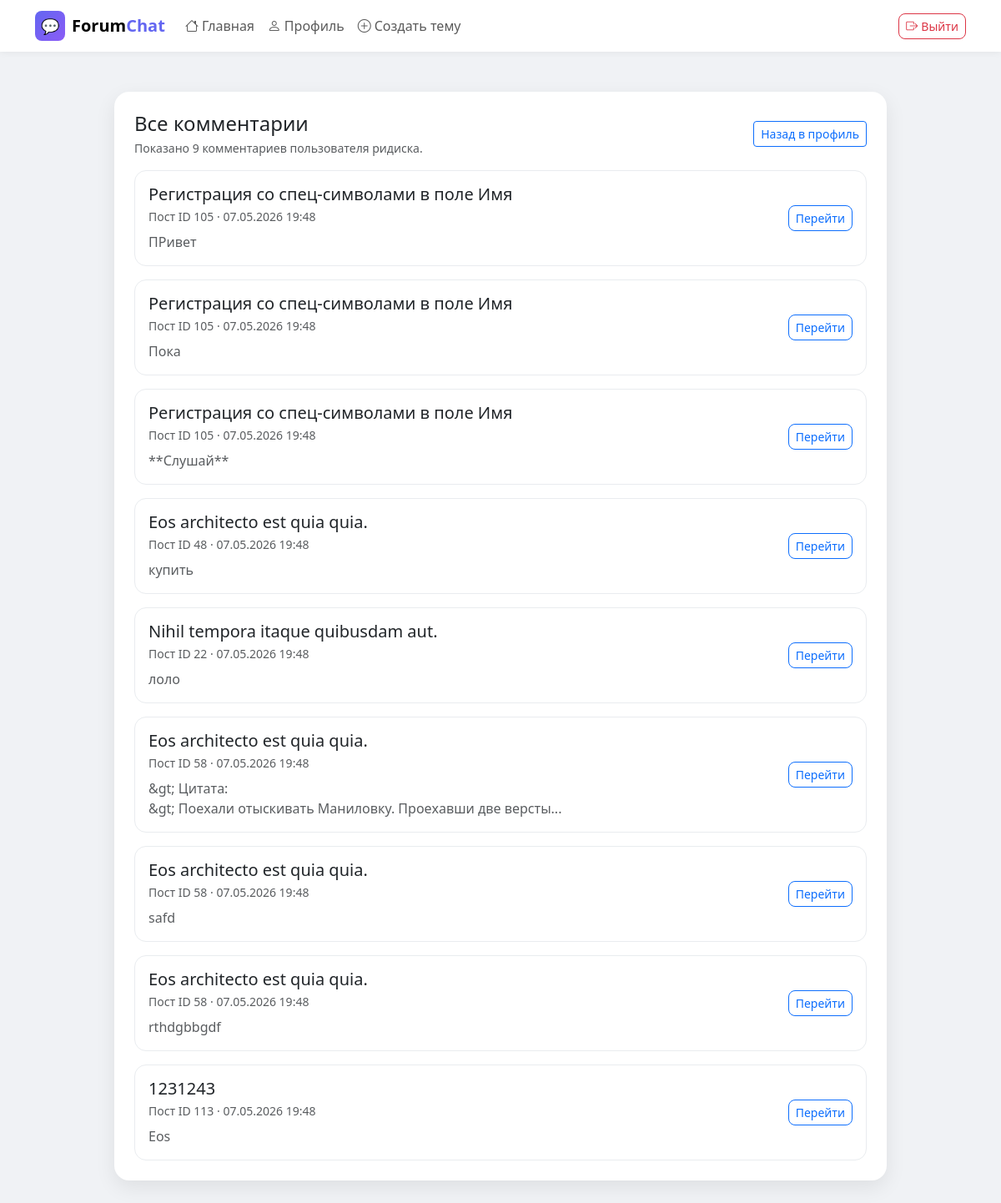
Page /home/profile_comments.php (signed in) on the committed database.
### tables this page shows
CREATE TABLE `users` (
  `id` bigint(20) NOT NULL,
  `username` varchar(50) NOT NULL,
  `avatar_url` varchar(500) DEFAULT NULL,
  `user_role` enum('user','moderator','admin') DEFAULT 'user',
  `email` varchar(100) DEFAULT NULL,
  `password_hash` varchar(255) NOT NULL,
  `status` enum('active','blocked') DEFAULT 'active',
  `failed_attempts` int(11) DEFAULT '0',
  `locked_until` datetime DEFAULT NULL,
  `created_at` timestamp NULL DEFAULT CURRENT_TIMESTAMP,
  `updated_at` timestamp NULL DEFAULT CURRENT_TIMESTAMP ON UPDATE CURRENT_TIMESTAMP,
  `last_failed_at` datetime DEFAULT NULL,
  `two_factor_secret` varchar(64) DEFAULT NULL,
  `two_factor_enabled` tinyint(1) NOT NULL DEFAULT '0',
  `email_confirmed` tinyint(1) NOT NULL DEFAULT '0',
  `ban_until` datetime DEFAULT NULL,
  `ban_reason` text
);

CREATE TABLE `comments` (
  `id` bigint(20) NOT NULL,
  `post_id` bigint(20) NOT NULL,
  `author_id` bigint(20) NOT NULL,
  `parent_comment_id` bigint(20) DEFAULT NULL,
  `content` text,
  `created_at` timestamp NULL DEFAULT CURRENT_TIMESTAMP,
  `updated_at` timestamp NULL DEFAULT CURRENT_TIMESTAMP ON UPDATE CURRENT_TIMESTAMP,
  `deleted` tinyint(1) DEFAULT '0'
);

CREATE TABLE `topics` (
  `id` bigint(20) NOT NULL,
  `title` varchar(255) NOT NULL,
  `description` text,
  `author_id` bigint(20) DEFAULT NULL,
  `category_id` bigint(20) DEFAULT NULL,
  `created_at` timestamp NULL DEFAULT CURRENT_TIMESTAMP,
  `status` enum('open','closed','archived','draft') DEFAULT 'open',
  `is_pinned` tinyint(1) DEFAULT '0'
);

### classes/Comment.php (called while the page is built, shortened)
<?php
class Comment {
    private $conn;
    private $table = 'comments';
    public function __construct($db) {
        $this->conn = $db;
    }
    public function getByUserId($user_id) {
        $sql = 'SELECT c.id, c.post_id, c.content, c.created_at, p.topic_id, t.title AS topic_title
                FROM ' . $this->table . ' c
                JOIN posts p ON p.id = c.post_id
                JOIN topics t ON t.id = p.topic_id
                WHERE c.author_id = :author_id
                  AND c.deleted = 0
                ORDER BY c.created_at DESC';
        $stmt = $this->conn->prepare($sql);
        $stmt->bindParam(':author_id', $user_id);
        $stmt->execute();
        return $stmt;
    }
}

### classes/User.php (called while the page is built, shortened)
<?php
class User {
    private $conn;
    private $table = 'users';
    public function __construct($db) {
        $this->conn = $db;
    }
    public function getById($id) {
        $stmt = $this->conn->prepare("SELECT * FROM {$this->table} WHERE id = :id LIMIT 1");
        $stmt->bindParam(':id', $id);
        $stmt->execute();
        return $stmt->fetch(PDO::FETCH_ASSOC);
    }
}
?>

### home/profile_comments.php (the view, shortened to what this page needs)
<?php
require_once __DIR__ . '/../config/database.php';
require_once __DIR__ . '/../classes/Comment.php';
require_once __DIR__ . '/../classes/User.php';
$db = new Database();
$conn = $db->getConnection();
$user = new User($conn);
$comment = new Comment($conn);
$userId = $_SESSION['user_id'];
$userInfo = $user->getById($userId);
$username = htmlspecialchars($userInfo['username'] ?? '');
$commentsStmt = $comment->getByUserId($userId);
$userComments = $commentsStmt->fetchAll(PDO::FETCH_ASSOC);
$commentCount = count($userComments);
?>
<!DOCTYPE html>
<html lang="ru">
<head>
<link href="https://cdn.jsdelivr.net/npm/bootstrap@5.3.3/dist/css/bootstrap.min.css" rel="stylesheet">
<link href="https://cdn.jsdelivr.net/npm/bootstrap-icons@1.11.3/font/bootstrap-icons.min.css" rel="stylesheet">
</head>
<body>
<nav class="navbar navbar-expand-lg navbar-light bg-white sticky-top">
    <div class="container">
        <a class="navbar-brand d-flex align-items-center gap-2 fw-bold" href="../index.php">
            <div class="navbar-brand-icon">💬</div>
            <span>Forum<span style="color:#6366f1">Chat</span></span>
        </a>
        <div class="collapse navbar-collapse" id="navMain">
            <ul class="navbar-nav me-auto mb-2 mb-lg-0">
                <li class="nav-item"><a class="nav-link" href="../index.php"><i class="bi bi-house me-1"></i>Главная</a></li>
                <li class="nav-item"><a class="nav-link" href="profile.php"><i class="bi bi-person me-1"></i>Профиль</a></li>
                <li class="nav-item"><a class="nav-link" href="../create.php"><i class="bi bi-plus-circle me-1"></i>Создать тему</a></li>
            </ul>
            <div class="d-flex align-items-center gap-2">
                <a href="../auth/logout.php" class="btn btn-sm btn-outline-danger rounded-3">
                    <i class="bi bi-box-arrow-right me-1"></i>Выйти
                </a>
            </div>
        </div>
    </div>
</nav>
<div class="container py-5">
    <div class="row justify-content-center">
        <div class="col-lg-10">
            <div class="card activity-card p-4 mb-4">
                <div class="d-flex align-items-center justify-content-between mb-3">
                    <div>
                        <h4 class="mb-1">Все комментарии</h4>
                        <p class="text-muted small mb-0">Показано <?= $commentCount ?> комментариев пользователя <?= $username ?>.</p>
                    </div>
                    <a href="profile.php" class="btn btn-sm btn-outline-primary">Назад в профиль</a>
                </div>
                <?php if (empty($userComments)): ?>
                <div class="text-center text-muted py-5">
                    <i class="bi bi-chat-left-text display-4 mb-3"></i>
                    <p class="mb-0">У вас пока нет комментариев.</p>
                </div>
                <?php else: ?>
                <div class="d-flex flex-column gap-3">
                    <?php foreach ($userComments as $entry): ?>
                    <div class="activity-item">
                        <div class="d-flex align-items-center justify-content-between gap-3 flex-wrap">
                            <div class="min-w-0">
                                <h5 class="mb-1"><?= htmlspecialchars($entry['topic_title']) ?></h5>
                                <small class="text-muted d-block mb-2">Пост ID <?= $entry['post_id'] ?> · <?= date('d.m.Y H:i', strtotime($entry['created_at'])) ?></small>
                                <p class="mb-0 text-muted"><?= nl2br(htmlspecialchars(mb_substr($entry['content'], 0, 260))) ?></p>
                            </div>
                            <a href="../topic.php?id=<?= $entry['topic_id'] ?>#post-<?= $entry['post_id'] ?>" class="btn btn-sm btn-outline-primary rounded-3">Перейти</a>
                        </div>
                    </div>
                    <?php endforeach; ?>
                </div>
                <?php endif; ?>
            </div>
        </div>
    </div>
</div>
</body>
</html>

### home/profile_comments.php (style rules this page uses)
body { background-color: #f0f2f5; }
.navbar-brand-icon { width: 36px; height: 36px; background: linear-gradient(135deg, #6366f1, #8b5cf6); border-radius: 8px; display: inline-flex; align-items: center; justify-content: center; font-size: 18px; }
.navbar { box-shadow: 0 1px 8px rgba(0,0,0,.06); }
.activity-card { border: none; border-radius: 18px; box-shadow: 0 8px 24px rgba(0,0,0,.08); }
.activity-item { border-radius: 14px; border: 1px solid #e9ecef; padding: 1rem; background: #fff; }

### rows in the picture
users: username "ридиска"
comments: topics.title "Регистрация со спец-символами в поле Имя", post "105", created_at "07.05.2026 19:48", content "ПРивет"
comments: topics.title "Регистрация со спец-символами в поле Имя", post "105", created_at "07.05.2026 19:48", content "Пока"
comments: topics.title "Регистрация со спец-символами в поле Имя", post "105", created_at "07.05.2026 19:48", content "**Слушай**"
comments: topics.title "Eos architecto est quia quia.", post "48", created_at "07.05.2026 19:48", content "купить"
comments: topics.title "Nihil tempora itaque quibusdam aut.", post "22", created_at "07.05.2026 19:48", content "лоло"
comments: topics.title "Eos architecto est quia quia.", post "58", created_at "07.05.2026 19:48", content "&gt; Цитата: &gt; Поехали отыскивать Маниловку. Проехавши две версты..."
comments: topics.title "Eos architecto est quia quia.", post "58", created_at "07.05.2026 19:48", content "safd"
comments: topics.title "Eos architecto est quia quia.", post "58", created_at "07.05.2026 19:48", content "rthdgbbgdf"
comments: topics.title "1231243", post "113", created_at "07.05.2026 19:48", content "Eos"

### other values in the picture
$commentCount "9"
